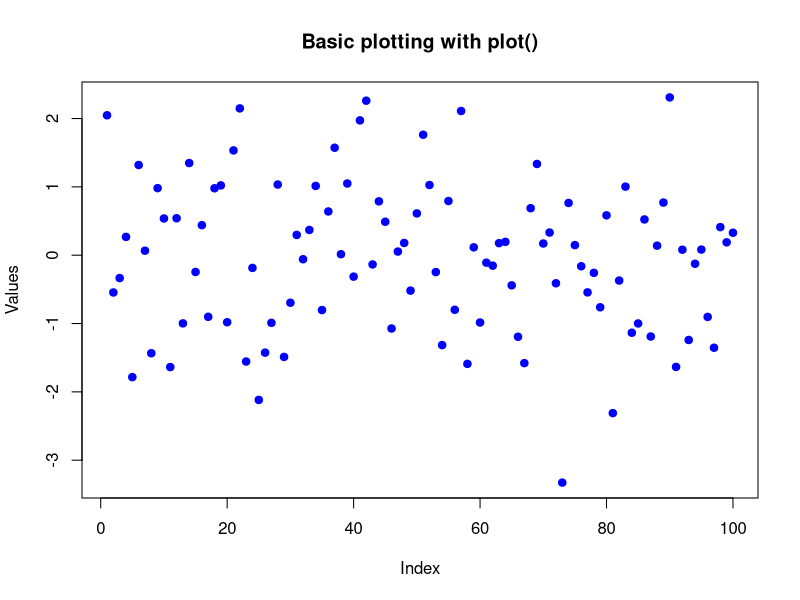
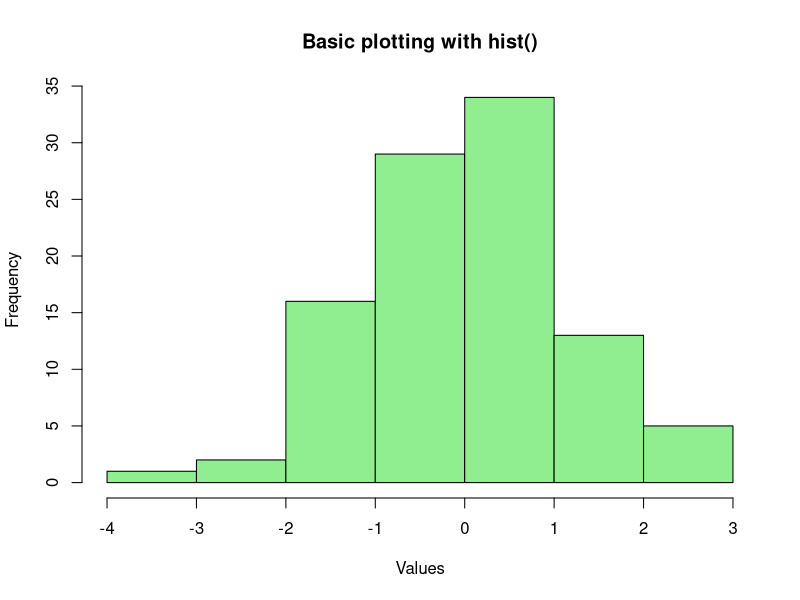

These charts were generated, in order, by the following R code:
# Create sample data
data <- rnorm(100)   # 100 random numbers

# Basic Plot
plot(data, 
     main = "Basic plotting with plot()", 
     xlab = "Index", 
     ylab = "Values", 
     col = "blue", 
     pch = 19)

# Histogram
hist(data, 
     main = "Basic plotting with hist()", 
     xlab = "Values", 
     col = "lightgreen", 
     border = "black")
